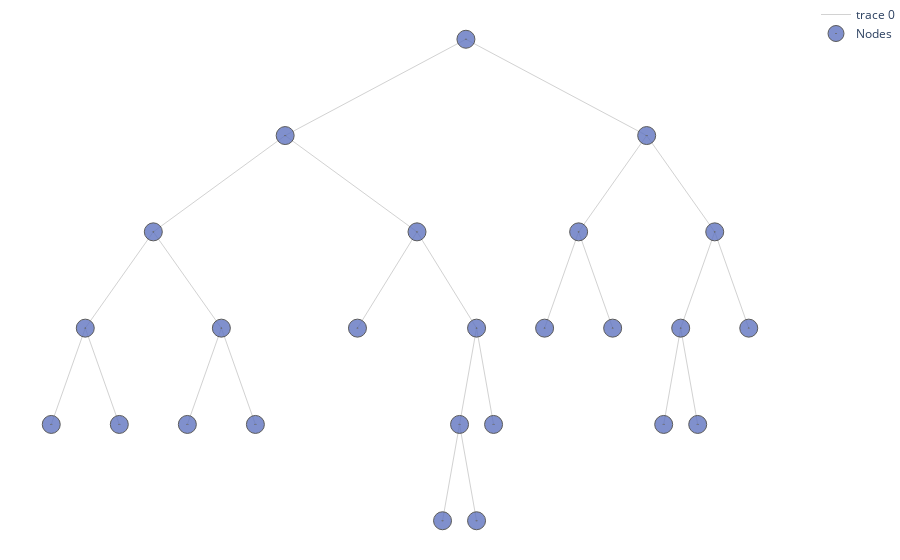

Notebook cell for this chart:
### Code cell
import warnings
warnings.filterwarnings("ignore", category=FutureWarning) 

start = time.time()
tree.print_tree(table = True, html = False).style.hide()#_index() #print both the pruned and non pruned tree 
#tree.print_tree(table = False, html = False, visual_pruning = True)
#time.time() - start

### Figure 1 — Plotly figure (JSON) as saved in the notebook; plotly's stock layout.template omitted (floating-point values rounded to 4 significant figures)
{"data": [{"hoverinfo": "none", "line": {"color": "rgb(210,210,210)", "width": 1}, "mode": "lines", "type": "scatter", "x": [0, -5.312, null, 0, 5.312, null, -5.312, -9.188, null, -5.312, -1.438, null, 5.312, 3.312, null, 5.312, 7.312, null, -9.188, -11.19, null, -9.188, -7.188, null, -1.438, -3.188, null, -1.438, 0.3125, null, 3.312, 2.312, null, 3.312, 4.312, null, 7.312, 6.312, null, 7.312, 8.312, null, -11.19, -12.19, null, -11.19, -10.19, null, -7.188, -8.188, null, -7.188, -6.188, null, 0.3125, -0.1875, null, 0.3125, 0.8125, null, 6.312, 5.812, null, 6.312, 6.812, null, -0.1875, -0.6875, null, -0.1875, 0.3125, null], "y": [8, 7, null, 8, 7, null, 7, 6, null, 7, 6, null, 7, 6, null, 7, 6, null, 6, 5, null, 6, 5, null, 6, 5, null, 6, 5, null, 6, 5, null, 6, 5, null, 6, 5, null, 6, 5, null, 5, 4, null, 5, 4, null, 5, 4, null, 5, 4, null, 5, 4, null, 5, 4, null, 5, 4, null, 5, 4, null, 4, 3, null, 4, 3, null]}, {"hoverinfo": "text", "marker": {"color": "#6175c1", "line": {"color": "rgb(50,50,50)", "width": 1}, "size": 18, "symbol": "circle-dot"}, "mode": "markers", "name": "Nodes", "opacity": 0.8, "text": ["n16, None, Bin Value: 117.08, between_variance : 178191.08, Samples : 13", "n17, None, Bin Value: 135.64, between_variance : 257585.79, Samples : 14", "n18, None, Bin Value: 128.67, between_variance : 99330.67, Samples : 6", "n19, None, Bin Value: 109.02, between_variance : 665554.02, Samples : 56", "n10, None, Bin Value: 66.78, between_variance : 40133.44, Samples : 9", "n23, None, Bin Value: 88.0, between_variance : 147136.0, Samples : 19", "n44, None, Bin Value: 120.62, between_variance : 189124.92, Samples : 13", "n45, None, Bin Value: 98.47, between_variance : 310275.03, Samples : 32", "n12, None, Bin Value: 130.3, between_variance : 509342.7, Samples : 30", "n13, None, Bin Value: 149.79, between_variance : 628201.29, Samples : 28", "n15, None, Bin Value: 133.93, between_variance : 269072.07, Samples : 15", "n28, None, Bin Value: 114.83, between_variance : 474721.0, Samples : 36", "n29, None, Bin Value: 97.89, between_variance : 86240.11, Samples : 9", "n1, CompPrice>127.5, Bin Value: 115.78, between_variance : 3753078.18, Samples : 280", "n2, Sales>7.55, Bin Value: 106.73, between_variance : 1845333.95, Samples : 162", "n4, Age>53.5, Bin Value: 115.71, between_variance : 1191559.6, Samples : 89", "n8, Income>67.0, Bin Value: 126.7, between_variance : 433453.37, Samples : 27", "n9, Sales>2.76, Bin Value: 110.92, between_variance : 762792.4, Samples : 62", "n5, CompPrice>99.0, Bin Value: 95.78, between_variance : 669699.51, Samples : 73", "n11, Sales>10.63, Bin Value: 99.86, between_variance : 638201.27, Samples : 64", "n22, ShelveLoc in (b'Bad', b'Medium'), Bin Value: 104.87, between_variance : 494865.8, Samples : 45", "n3, Sales>7.56, Bin Value: 128.19, between_variance : 1939204.48, Samples : 118", "n6, CompPrice>135.5, Bin Value: 139.71, between_variance : 1132044.98, Samples : 58", "n7, CompPrice>146.5, Bin Value: 117.07, between_variance : 822276.27, Samples : 60", "n14, Sales>11.88, Bin Value: 111.44, between_variance : 558893.89, Samples : 45"], "type": "scatter", "x": [-12.19, -10.19, -8.188, -6.188, -3.188, 0.8125, -0.6875, 0.3125, 2.312, 4.312, 8.312, 5.812, 6.812, 0, -5.312, -9.188, -11.19, -7.188, -1.438, 0.3125, -0.1875, 5.312, 3.312, 7.312, 6.312], "y": [4, 4, 4, 4, 5, 4, 3, 3, 5, 5, 5, 4, 4, 8, 7, 6, 5, 5, 6, 5, 4, 7, 6, 6, 5]}], "layout": {"margin": {"b": 0, "l": 0, "r": 0, "t": 0}, "plot_bgcolor": "rgba(0, 0, 0, 0)", "xaxis": {"showticklabels": false, "visible": false}, "yaxis": {"showticklabels": true, "visible": false}}}
